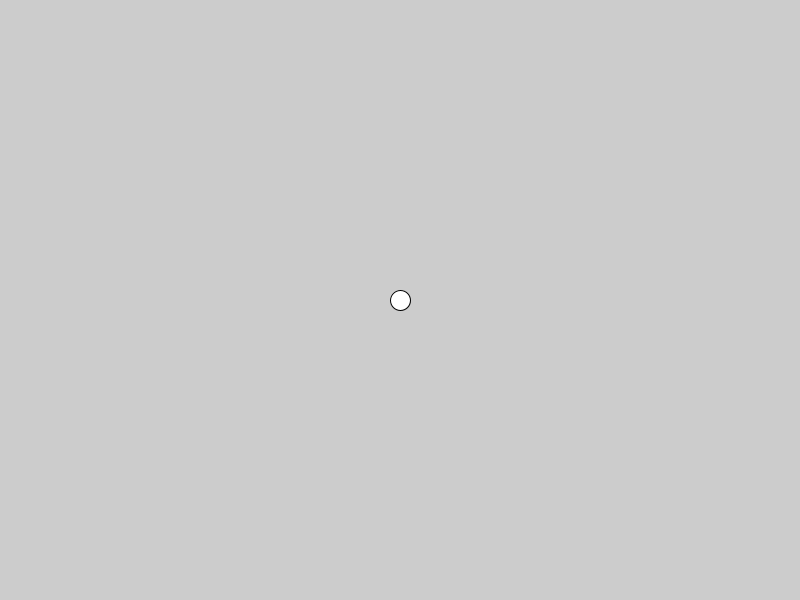
Frame 1 (no input)
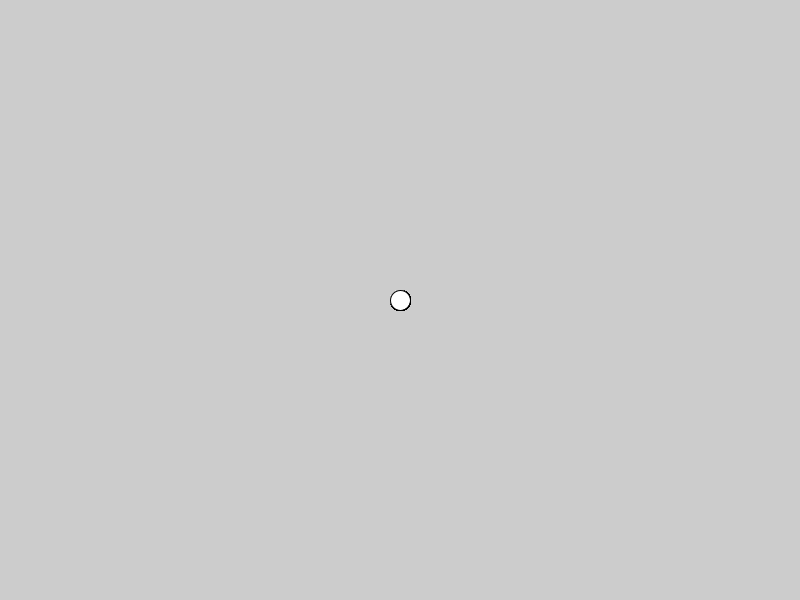
Frame 60 (the mouse pressed at the canvas centre just before this capture)
Frame 120 (the mouse held since frame 60 and released just before this capture): identical to frame 60, image omitted

The Processing sketch that drew these frames (run headless with seeded random() and noise(); from frame 60 on, the mouse is pressed at the canvas centre):

// Processing sketch: day1_3
// ── day1_3.pde
// Interactive Digital Multimedia Techniques
// Queen Mary University of London, 2014

void setup() {
  // Set the window size to 800 pixels wide by 600 pixels high
  size(800, 600);
}

void draw() {
  // ellipse mode CENTER by default
  // parameters are: x, y, width, height
  // notice default colours
  ellipse(400, 300, 20, 20);
}
